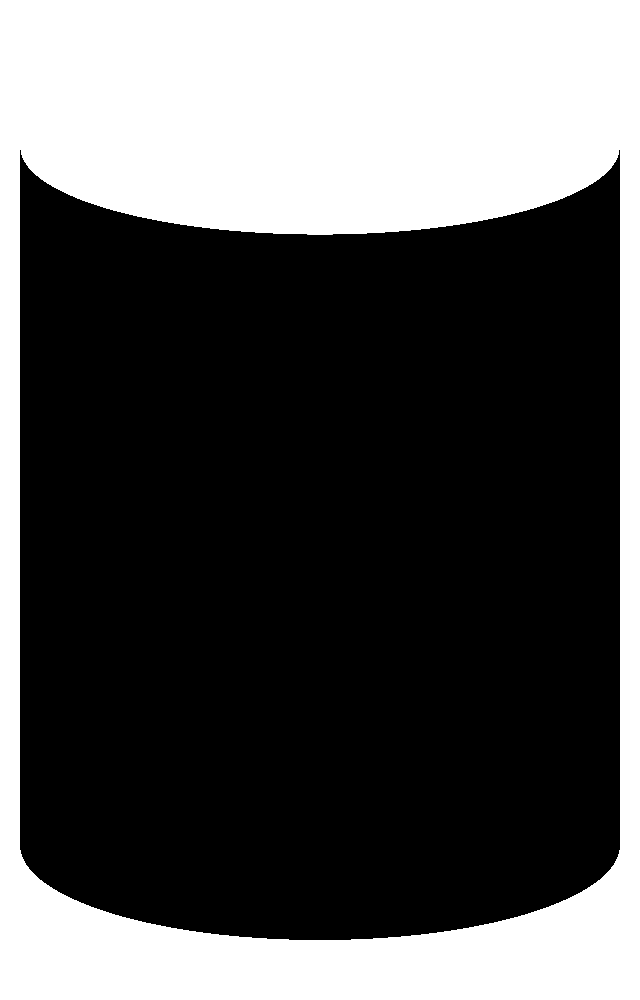
#> input picture Informatique/MachineLearning/Python/Raspberry_Pi/PC_setup/cylinderReference3.png, 640 x 1000 px
$ python -i ImageProcessor.py   (imports and definitions only)
#> lines starting #> are read from the running program, lines starting #| are printed output that depends on the picture; after the words box and inside, x2 and y2 are one past the last pixel; in counts of white or black regions, pixels touching at a corner belong together
#> further down, picture is the input picture: shape (1000, 640, 3); min 0, max 255, mean 86.7
import pickle
import numpy as np
import cv2

def nothing(x):
    pass

class CylinderFinder:

    # Classe qui s'occupe d'extraire les cylindres d'une frame donnée et de renvoyer leur position dans l'image.
    # Doit être calibrée avant utilisation.

    def __init__(self):

        self.wMin = 10 #Temporaire
        self.hMin = 10 #Temporaire
        self.cross = cv2.getStructuringElement(cv2.MORPH_CROSS,(3,3))

        refImg = cv2.imread('cylinderReference3.png')
        refImg = cv2.cvtColor(refImg, cv2.COLOR_BGR2GRAY)
        self.refContours = cv2.findContours(refImg,cv2.RETR_TREE,cv2.CHAIN_APPROX_SIMPLE)[0]
#> self.refContours = 2 contours; box (x1, y1, x2, y2) and area: (0, 0, 640, 1000) 638361, (19, 149, 621, 941) 423625

        self.param = {}

        self.param["colorMin"] = np.array([0, 0, 0])
        self.param["colorMax"] = np.array([179, 255, 255])
        self.param["matchMax"] = 0

    def setParam(self, param):
        self.param = param

    def loadParam(self):
        with open('CylinderFinder.dat', 'r') as file:
            depickler = pickle.Unpickler(file)
            self.param = depickler.load()

    def process(self,frame):
        cropped = cv2.inRange(frame, self.param["colorMin"], self.param["colorMax"])
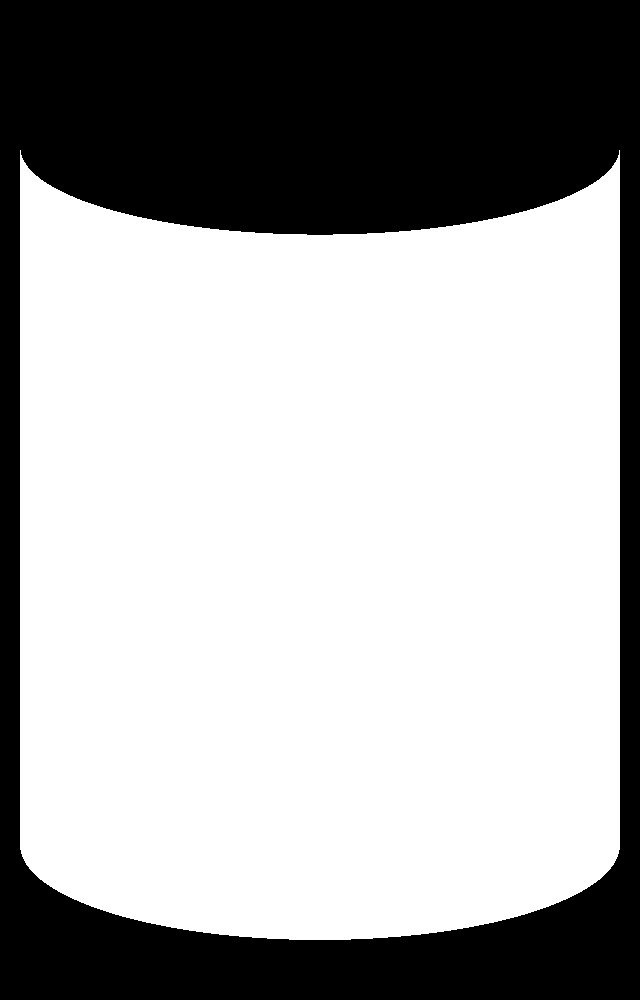
#> cropped: shape (1000, 640); 66% white; 1 black region, box (x1, y1, x2, y2) and area: (0, 0, 640, 1000) 217694
        eroded = cv2.erode(cropped, self.cross)
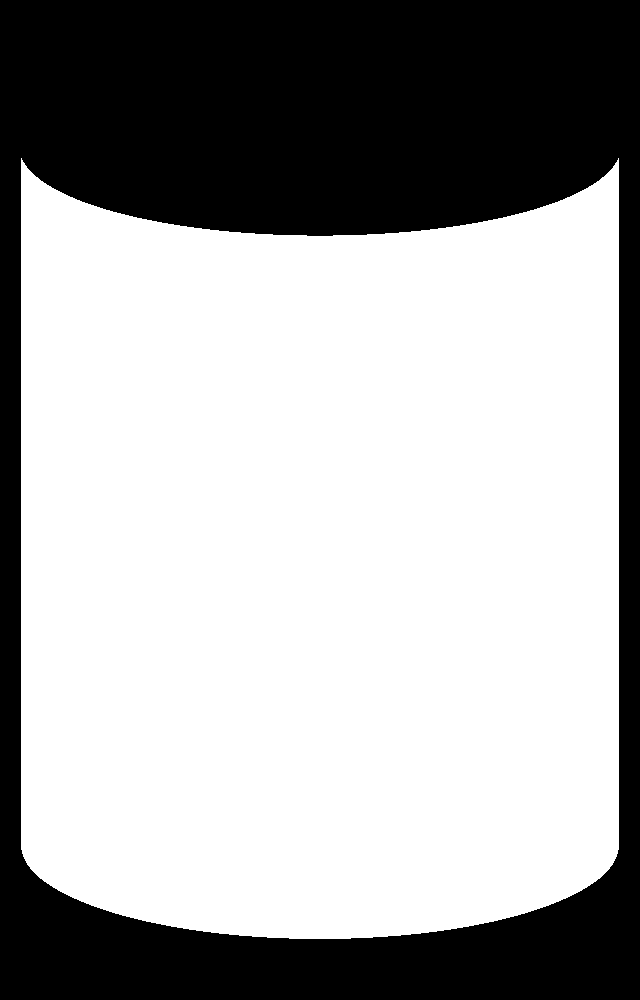
#> eroded: shape (1000, 640); 65.6% white; 1 black region
        contours,_ = cv2.findContours(eroded.copy(),cv2.RETR_TREE,cv2.CHAIN_APPROX_SIMPLE)
#> contours = 1 contour; box (x1, y1, x2, y2) and area: (21, 158, 619, 939) 418375

        cylindersCoords = np.empty([0,2],float)
        validContours = []

        for cnt in contours:
            x,y,w,h = cv2.boundingRect(cnt)
            if(cv2.matchShapes(cnt, self.refContours[0], 1, 1) < self.param["matchMax"]/float(1000) and w > self.wMin and h > self.hMin):
                cylindersCoords = np.vstack((cylindersCoords, [x,y + h/2]))
                validContours.append(cnt)
#> this loop made 1 pass
#> (x, y, w, h) on pass 1: (21, 158, 598, 781)
#> after the loop, validContours = []

        return cylindersCoords, eroded, validContours

>>> import cv2
>>> picture = cv2.imread('cylinderReference3.png')
>>> result = CylinderFinder().process(picture)
